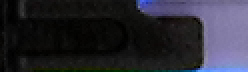
#> input picture process/purple/img/template.png, 124 x 36 px, found by its file name (shown 2 times larger)
$ python taotestchuanluon_R.py
#> lines starting #> are read from the running program, lines starting #| are printed output that depends on the picture; after the words box and inside, x2 and y2 are one past the last pixel; in counts of white or black regions, pixels touching at a corner belong together; long printed decimals are rounded
import cv2
import numpy as np

path = r"D:\NguyenCuong\1A\FT672\process\purple\img\OK (4).png"
# path = r"D:\NguyenCuong\1A\FT672\process\orange\img\OK (11).png"
temp_L = cv2.imread(r"D:\NguyenCuong\1A\FT672\process\purple\img\template.png", cv2.IMREAD_GRAYSCALE)
#> temp_L: shape (36, 124); min 0, max 166, mean 40.7
THRESHOLD_VALUE = 13
A = 0
HEIGHT_AREA = 40
HEIGHT_3RD_AREA = 45
WIDTH_3RD_AREA = 34
LOWER_BLUE = np.array([40, 150, 50])
UPPER_BLUE = np.array([140, 255, 255])


# confidences
CONF_TEMPLATE = 0.85
CONF_1 = 97.5
CONF_2 = 97.5
CONF_3 = 97.5
CONF_4 = 97.5

#
LINE_THINESS = 1
green_color = (0, 255, 0)
red_color = (0,0,255)
red_color = (0, 0, 255)
pink_color = (255, 0, 255)
orange_color = (0, 165, 255)
white_color = (255, 255, 255)
yellow_color = (0, 255, 255)
purple_color = (255, 0, 128)
transparent_color = (0, 0, 0, 0)

image = cv2.imread(path)
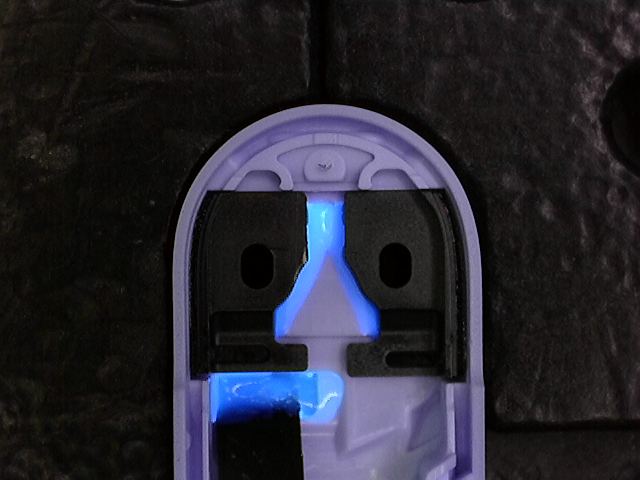
#> input picture process/purple/img/OK (4).png, 640 x 480 px, found by its file name
#> image is the input picture: shape (480, 640, 3); mean B, G, R 46.8, 37.4, 37.8
origin = image.copy()
img_display = origin.copy()

def process_image(img, temp, threshold, thresh_val):
    pt = False
    w, h = temp.shape[::-1]
    top_left = (0, 0)
    bottom_right = (0, 0)
    red_top_left = (0, 0)
    red_bottom_right = (0, 0)

    gray = cv2.cvtColor(img, cv2.COLOR_BGR2GRAY)
    res = cv2.matchTemplate(gray, temp, cv2.TM_CCOEFF_NORMED)
    _, maxval, _, maxloc = cv2.minMaxLoc(res)

    if maxval > threshold:
        print("Max Value:", maxval)
        top_left = maxloc
        bottom_right = (maxloc[0] + w, maxloc[1] + h)
        red_top_left = (top_left[0], bottom_right[1] + A)
        red_bottom_right = (bottom_right[0], bottom_right[1] + A + HEIGHT_AREA)
        pt = True

    return pt, top_left, bottom_right, red_top_left, red_bottom_right

def crop_image(img, top_left, bottom_right):
    y1 = max(0, top_left[1])
    y2 = min(img.shape[0], bottom_right[1])
    x1 = max(0, top_left[0])
    x2 = min(img.shape[1], bottom_right[0])
    return img[y1:y2, x1:x2]

def crop_by_regions(img, w):
    right_top_left = (img.shape[1] - w, 0)
    right_bottom_right = (img.shape[1], img.shape[0])
    right_region = crop_image(img, right_top_left, right_bottom_right)
    return right_region

def crop_regions(img_display, origin, top_left, bottom_right, red_top_left, red_bottom_right):
    # Cắt các vùng từ ảnh gốc (origin)
    red_region = crop_image(origin, red_top_left, red_bottom_right)

    white_top_left = (top_left[0], bottom_right[1] + A)
    white_bottom_right = (bottom_right[0], bottom_right[1] + A + HEIGHT_3RD_AREA)
    white_region = crop_image(origin, white_top_left, white_bottom_right)

    red_width = red_bottom_right[0] - red_top_left[0]
    half_width = red_width // 2

    red_left_top = (red_top_left[0], red_top_left[1])
    red_left_bottom = (red_top_left[0] + half_width, red_bottom_right[1])
    red_right_top = (red_top_left[0] + half_width, red_top_left[1])
    red_right_bottom = (red_bottom_right[0], red_bottom_right[1])

    area_3rd_width = white_bottom_right[0] - white_top_left[0]
    third_crop_top_left = (white_top_left[0] + area_3rd_width - WIDTH_3RD_AREA, white_top_left[1])
    third_crop_bottom_right = (white_bottom_right[0], white_bottom_right[1])
    area_3rd_crop = crop_by_regions(white_region, WIDTH_3RD_AREA)

    red_left = crop_image(origin, red_left_top, red_left_bottom)
    red_right = crop_image(origin, red_right_top, red_right_bottom)


    # Xử lý ngưỡng
    red_left_thresh = handle_thresh(red_left)
    red_right_thresh = handle_thresh(red_right)
    red_thresh = handle_thresh(red_region)
    white_thresh = handle_thresh(area_3rd_crop)

    # Tính tỷ lệ trắng
    percent_s_red, _ = calc_percent_white_px(red_region)
    left_percent, _ = calc_percent_white_px(red_left)
    right_percent, _ = calc_percent_white_px(red_right)
    percent_3rd, _ = calc_percent_white_px(area_3rd_crop)

    # Vẽ các hình chữ nhật lên img_display (không ảnh hưởng đến ảnh gốc)
    # cv2.rectangle(img_display, top_left, bottom_right, green_color, 2)  # Vùng xanh
    # if percent_s_red <= CONF_1:  # Chỉ vẽ nếu không "trong suốt"
    #     cv2.rectangle(img_display, red_top_left, red_bottom_right, white_color, LINE_THINESS)  # Vùng đỏ

    # if left_percent <= CONF_2:
    #     cv2.rectangle(img_display, red_left_top, red_left_bottom, red_color, LINE_THINESS)  # Nửa trái vùng đỏ
    # if right_percent <= CONF_3:
    #     cv2.rectangle(img_display, red_right_top, red_right_bottom, red_color, LINE_THINESS)  # Nửa phải vùng đỏ
    # if percent_3rd <= CONF_4:
    #     cv2.rectangle(img_display, third_crop_top_left, third_crop_bottom_right, red_color, LINE_THINESS)  # Vùng thứ 3

    cv2.rectangle(img_display, red_left_top, red_left_bottom, toggle_rectangle_draw(left_percent, CONF_2), LINE_THINESS)
    cv2.rectangle(img_display, red_right_top, red_right_bottom, toggle_rectangle_draw(right_percent, CONF_3), LINE_THINESS)
    cv2.rectangle(img_display, third_crop_top_left, third_crop_bottom_right, toggle_rectangle_draw(percent_3rd, CONF_4), LINE_THINESS)


    print('s red: ', percent_s_red)
    print("s left: ", left_percent)
    print("s right: ", right_percent)
    print("s 3rd: ", percent_3rd)


    font = cv2.FONT_HERSHEY_SIMPLEX
    font_scale = 0.7
    thickness = 2
    line_spacing = 30  # Khoảng cách giữa các dòng

    # Vị trí bắt đầu (góc trên bên trái)
    text_start_x = 10
    text_start_y = 30


    # cv2.putText(img_display, f"area 1: {percent_s_red:.2f}%", (text_start_x, text_start_y), font, font_scale, toggle_color(percent_s_red,CONF_1), thickness)

    cv2.putText(img_display, f"area 1: {left_percent:.2f}%", (text_start_x, text_start_y + line_spacing),
                font, font_scale, toggle_color(left_percent, CONF_2), thickness)
    cv2.putText(img_display, f"area 2: {right_percent:.2f}%", (text_start_x, text_start_y + 2 * line_spacing),
                font, font_scale, toggle_color(right_percent, CONF_3), thickness)
    cv2.putText(img_display, f"area 3: {percent_3rd:.2f}%", (text_start_x, text_start_y + 3 * line_spacing),
                font, font_scale, toggle_color(percent_3rd, CONF_4), thickness)

    # [12 lines of commented-out code are left out]
    cv2.imshow("Result", img_display)

    cv2.imshow("Red Region Full", cv2.resize(red_region, None, fx=2, fy=2, interpolation=cv2.INTER_LINEAR))
    cv2.imshow("Red Region Left", cv2.resize(red_left, None, fx=2, fy=2, interpolation=cv2.INTER_LINEAR))
    cv2.imshow("Red Region Right", cv2.resize(red_right, None, fx=2, fy=2, interpolation=cv2.INTER_LINEAR))
    cv2.imshow("3rd Region", cv2.resize(area_3rd_crop, None, fx=2, fy=2, interpolation=cv2.INTER_LINEAR))

    cv2.imshow("Red Region Left Thresh", cv2.resize(red_left_thresh, None, fx=2, fy=2, interpolation=cv2.INTER_LINEAR))
    cv2.imshow("Red Region Right Thresh", cv2.resize(red_right_thresh, None, fx=2, fy=2, interpolation=cv2.INTER_LINEAR))
    cv2.imshow("Red Region Thresh", cv2.resize(red_thresh, None, fx=2, fy=2, interpolation=cv2.INTER_LINEAR))
    cv2.imshow("3rd Region Thresh", cv2.resize(white_thresh, None, fx=2, fy=2, interpolation=cv2.INTER_LINEAR))

    # Hiển thị ảnh với các hình chữ nhật (resize gấp 2 lần)

def update_threshold(val):
    global THRESHOLD_VALUE, img_display, temp_L, origin, A
    THRESHOLD_VALUE = val
    img_display = origin.copy()
    pt, top_left, bottom_right, red_top_left, red_bottom_right = process_image(img_display, temp_L, CONF_TEMPLATE, THRESHOLD_VALUE)
    print(f"Threshold: {THRESHOLD_VALUE}")

    if pt:
        crop_regions(img_display, origin, top_left, bottom_right, red_top_left, red_bottom_right)
    else:
        print('Khong tim thay template')

def calc_percent_white_px(image):
    thresh = handle_thresh(image)
    white_area = cv2.countNonZero(thresh)
    total_area = thresh.shape[0] * thresh.shape[1]
    white_ratio = (white_area / total_area) * 100
    return white_ratio, thresh

def handle_thresh(image):
    gray = cv2.cvtColor(image, cv2.COLOR_BGR2GRAY)
    # gray = cv2.GaussianBlur(gray, (3, 3), 0)
    _, thresh = cv2.threshold(gray, THRESHOLD_VALUE, 255, cv2.THRESH_BINARY)
    return thresh
    # hsv = cv2.cvtColor(image, cv2.COLOR_BGR2HSV)
    # mask = cv2.inRange(hsv, LOWER_BLUE, UPPER_BLUE)
    # return mask


def toggle_color(value, condition):
    return green_color if value > condition else red_color

def toggle_rectangle_draw(value, condition):
    return green_color if value > condition else red_color

cv2.namedWindow("Result")
cv2.createTrackbar("Threshold", "Result", THRESHOLD_VALUE, 255, update_threshold)

pt, top_left, bottom_right, red_top_left, red_bottom_right = process_image(img_display, temp_L, CONF_TEMPLATE, THRESHOLD_VALUE)
#> in process_image, `res = cv2.matchTemplate(gray, temp, cv2.TM_CCOEFF_NORMED)`:
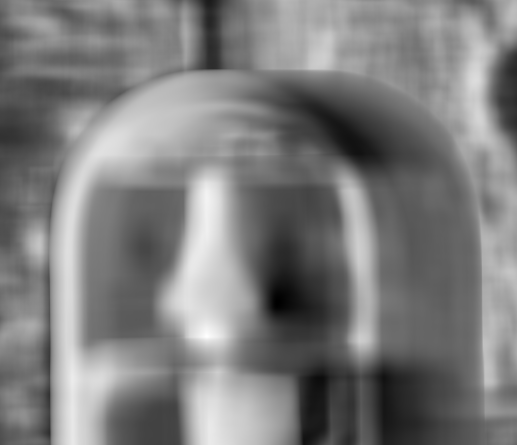
#> res: shape (445, 517) float32; min -0.893, max 0.992, mean 0.0342; drawn with min black and max white
#> in process_image, `_, maxval, _, maxloc = cv2.minMaxLoc(res)`: maxval = 0.992; maxloc = (206, 336)
#| Max Value: 0.9915
#> in process_image, `bottom_right = (maxloc[0] + w, maxloc[1] + h)`: bottom_right = (330, 372)
#> in process_image, `red_top_left = (top_left[0], bottom_right[1] + A)`: red_top_left = (206, 372)
#> in process_image, `red_bottom_right = (bottom_right[0], bottom_right[1] + A + HEIGHT_AREA)`: red_bottom_right = (330, 412)
#> pt = True; top_left = (206, 336); bottom_right = (330, 372); red_top_left = (206, 372); red_bottom_right = (330, 412)

if pt:
    crop_regions(img_display, origin, top_left, bottom_right, red_top_left, red_bottom_right)
#> in crop_image, `y1 = max(0, top_left[1])`: y1 = 372
#> in crop_image, `y2 = min(img.shape[0], bottom_right[1])`: y2 = 412
#> in crop_image, `x1 = max(0, top_left[0])`: x1 = 206
#> in crop_image, `x2 = min(img.shape[1], bottom_right[0])`: x2 = 330
#> in crop_regions, `white_top_left = (top_left[0], bottom_right[1] + A)`: white_top_left = (206, 372)
#> in crop_regions, `white_bottom_right = (bottom_right[0], bottom_right[1] + A + HEIGHT_3R..`: white_bottom_right = (330, 417)
#> in crop_regions, `red_width = red_bottom_right[0] - red_top_left[0]`: red_width = 124
#> in crop_regions, `half_width = red_width // 2`: half_width = 62
#> in crop_regions, `red_left_top = (red_top_left[0], red_top_left[1])`: red_left_top = (206, 372)
#> in crop_regions, `red_left_bottom = (red_top_left[0] + half_width, red_bottom_right[1])`: red_left_bottom = (268, 412)
#> in crop_regions, `red_right_top = (red_top_left[0] + half_width, red_top_left[1])`: red_right_top = (268, 372)
#> in crop_regions, `red_right_bottom = (red_bottom_right[0], red_bottom_right[1])`: red_right_bottom = (330, 412)
#> in crop_regions, `area_3rd_width = white_bottom_right[0] - white_top_left[0]`: area_3rd_width = 124
#> in crop_regions, `third_crop_top_left = (white_top_left[0] + area_3rd_width - WIDTH_3RD_..`: third_crop_top_left = (296, 372)
#> in crop_regions, `third_crop_bottom_right = (white_bottom_right[0], white_bottom_right[1])`: third_crop_bottom_right = (330, 417)
#> in handle_thresh, `_, thresh = cv2.threshold(gray, THRESHOLD_VALUE, 255, cv2.THRESH_BINARY)`: thresh: shape (40, 62); 99.6% white; black in thin lines or dots
#> in handle_thresh (call 2), `_, thresh = cv2.threshold(gray, THRESHOLD_VALUE, 255, cv2.THRESH_BINARY)`: thresh: shape (40, 62); 99% white; 3 black regions (2 under 20 px), largest, box (x1, y1, x2, y2) and area: (5, 38, 17, 40) 22
#> in handle_thresh (call 3), `_, thresh = cv2.threshold(gray, THRESHOLD_VALUE, 255, cv2.THRESH_BINARY)`: thresh: shape (40, 124); 99.3% white; 8 black regions (7 under 20 px), largest, box (x1, y1, x2, y2) and area: (67, 38, 79, 40) 22
#> in handle_thresh (call 4), `_, thresh = cv2.threshold(gray, THRESHOLD_VALUE, 255, cv2.THRESH_BINARY)`:
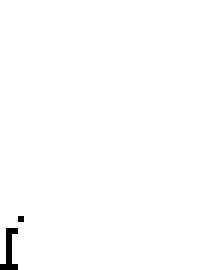
#> thresh: shape (45, 34) (shown 6 times larger); 99.3% white; black in thin lines or dots, all inside (x1, y1, x2, y2) = (0, 36, 4, 45)
#> in calc_percent_white_px, `white_area = cv2.countNonZero(thresh)`: white_area = 4924
#> in calc_percent_white_px, `white_ratio = (white_area / total_area) * 100`: white_ratio = 99.27
#> in crop_regions, `left_percent, _ = calc_percent_white_px(red_left)`: left_percent = 99.6
#> in crop_regions, `right_percent, _ = calc_percent_white_px(red_right)`: right_percent = 98.95
#> in crop_regions, `percent_3rd, _ = calc_percent_white_px(area_3rd_crop)`: percent_3rd = 99.28
#> in crop_regions, `cv2.rectangle(img_display, third_crop_top_left, third_crop_bottom_righ..`: img_display: shape (480, 640, 3); mean B, G, R 46.5, 37.6, 37.7
#| s red:  99.274
#| s left:  99.597
#| s right:  98.952
#| s 3rd:  99.281
#> in crop_regions, `cv2.imshow("Red Region Left", cv2.resize(red_left, None, fx=2, fy=2, i..`:
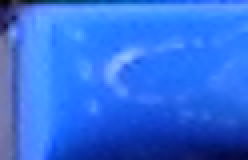
#> window 'Red Region Left': shape (80, 124, 3) (shown 2 times larger); mean B, G, R 226.1, 110.1, 48.3
#> in crop_regions, `cv2.imshow("Red Region Right Thresh", cv2.resize(red_right_thresh, Non..`:
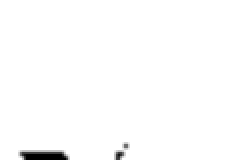
#> window 'Red Region Right Thresh': shape (80, 124) (shown 2 times larger); min 0, max 255, mean 252.3
#> in crop_regions, `cv2.imshow("Red Region Thresh", cv2.resize(red_thresh, None, fx=2, fy=..`:
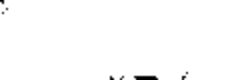
#> window 'Red Region Thresh': shape (80, 248); min 0, max 255, mean 253.1
#> in crop_regions, `cv2.imshow("3rd Region Thresh", cv2.resize(white_thresh, None, fx=2, f..`:
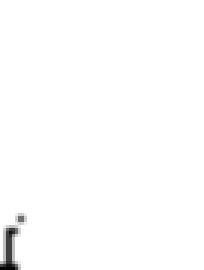
#> window '3rd Region Thresh': shape (90, 68) (shown 3 times larger); min 0, max 255, mean 253.2

while True:
    key = cv2.waitKey(1) & 0xFF
#> (key Esc is pressed here)
    if key == 27:
        break

cv2.destroyAllWindows()
